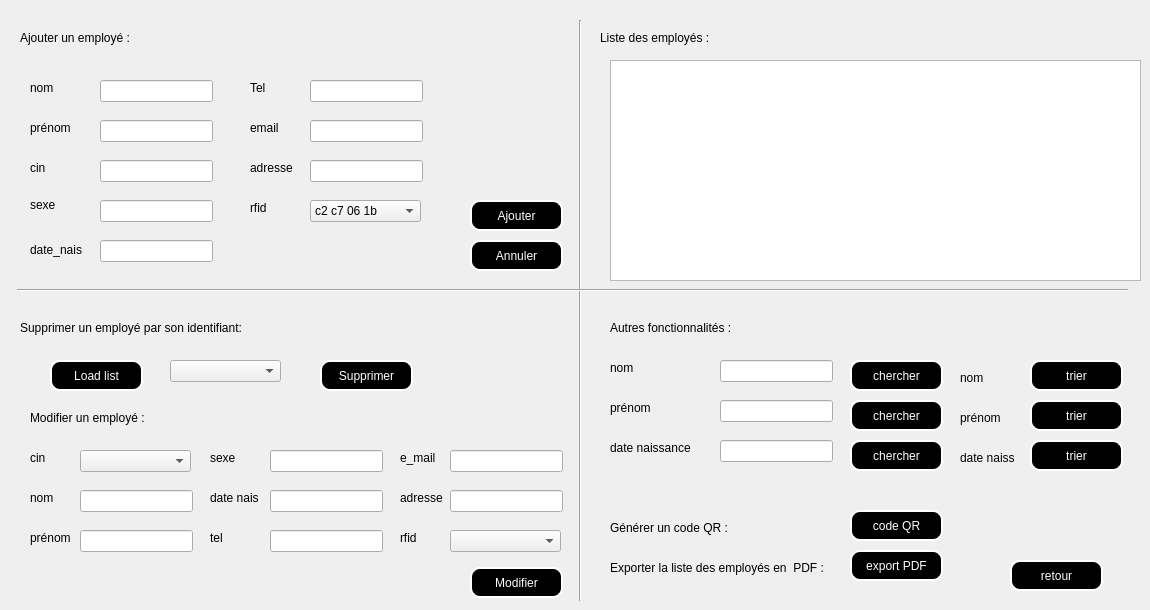
      <widget class="QWidget" name="tab_29">
       <attribute name="title">
        <string>Gérer un employé</string>
       </attribute>
       <widget class="QTableView" name="table_employes">
        <property name="geometry">
         <rect>
          <x>610</x>
          <y>60</y>
          <width>531</width>
          <height>221</height>
         </rect>
        </property>
       </widget>
       <widget class="QPushButton" name="PDF">
        <property name="geometry">
         <rect>
          <x>850</x>
          <y>550</y>
          <width>93</width>
          <height>31</height>
         </rect>
        </property>
        <property name="styleSheet">
         <string notr="true">background-color:black;
color:white;
border-style:outset;
border-width:2px;
border-radius:10px;
border-color:white;</string>
        </property>
        <property name="text">
         <string>export PDF</string>
        </property>
       </widget>
       <widget class="QPushButton" name="pushButton_28">
        <property name="geometry">
         <rect>
          <x>850</x>
          <y>510</y>
          <width>93</width>
          <height>31</height>
         </rect>
        </property>
        <property name="styleSheet">
         <string notr="true">background-color:black;
color:white;
border-style:outset;
border-width:2px;
border-radius:10px;
border-color:white;</string>
        </property>
        <property name="text">
         <string>code QR</string>
        </property>
       </widget>
       <widget class="QLabel" name="label_143">
        <property name="geometry">
         <rect>
          <x>610</x>
          <y>360</y>
          <width>56</width>
          <height>16</height>
         </rect>
        </property>
        <property name="styleSheet">
         <string notr="true">font: 75 10pt &quot;Adobe Caslon Pro Bold&quot;;</string>
        </property>
        <property name="text">
         <string>nom</string>
        </property>
       </widget>
       <widget class="QLabel" name="label_144">
        <property name="geometry">
         <rect>
          <x>610</x>
          <y>400</y>
          <width>56</width>
          <height>16</height>
         </rect>
        </property>
        <property name="styleSheet">
         <string notr="true">font: 75 10pt &quot;Adobe Caslon Pro Bold&quot;;</string>
        </property>
        <property name="text">
         <string>prénom</string>
        </property>
       </widget>
       <widget class="QLabel" name="label_145">
        <property name="geometry">
         <rect>
          <x>610</x>
          <y>440</y>
          <width>101</width>
          <height>16</height>
         </rect>
        </property>
        <property name="styleSheet">
         <string notr="true">font: 75 10pt &quot;Adobe Caslon Pro Bold&quot;;</string>
        </property>
        <property name="text">
         <string>date naissance</string>
        </property>
       </widget>
       <widget class="QLineEdit" name="le_chercherr">
        <property name="geometry">
         <rect>
          <x>720</x>
          <y>360</y>
          <width>113</width>
          <height>22</height>
         </rect>
        </property>
       </widget>
       <widget class="QLineEdit" name="le_chercherr1">
        <property name="geometry">
         <rect>
          <x>720</x>
          <y>400</y>
          <width>113</width>
          <height>22</height>
         </rect>
        </property>
       </widget>
       <widget class="QLineEdit" name="le_chercherr2">
        <property name="geometry">
         <rect>
          <x>720</x>
          <y>440</y>
          <width>113</width>
          <height>22</height>
         </rect>
        </property>
       </widget>
       <widget class="QPushButton" name="pb_chercherr">
        <property name="geometry">
         <rect>
          <x>850</x>
          <y>360</y>
          <width>93</width>
          <height>31</height>
         </rect>
        </property>
        <property name="styleSheet">
         <string notr="true">background-color:black;
color:white;
border-style:outset;
border-width:2px;
border-radius:10px;
border-color:white;</string>
        </property>
        <property name="text">
         <string>chercher</string>
        </property>
       </widget>
       <widget class="QPushButton" name="pb_chercherr_2">
        <property name="geometry">
         <rect>
          <x>850</x>
          <y>440</y>
          <width>93</width>
          <height>31</height>
         </rect>
        </property>
        <property name="styleSheet">
         <string notr="true">background-color:black;
color:white;
border-style:outset;
border-width:2px;
border-radius:10px;
border-color:white;</string>
        </property>
        <property name="text">
         <string>chercher</string>
        </property>
       </widget>
       <widget class="QPushButton" name="pb_chercherr_1">
        <property name="geometry">
         <rect>
          <x>850</x>
          <y>400</y>
          <width>93</width>
          <height>31</height>
         </rect>
        </property>
        <property name="styleSheet">
         <string notr="true">background-color:black;
color:white;
border-style:outset;
border-width:2px;
border-radius:10px;
border-color:white;</string>
        </property>
        <property name="text">
         <string>chercher</string>
        </property>
       </widget>
       <widget class="QPushButton" name="pb_trierr">
        <property name="geometry">
         <rect>
          <x>1030</x>
          <y>360</y>
          <width>93</width>
          <height>31</height>
         </rect>
        </property>
        <property name="styleSheet">
         <string notr="true">background-color:black;
color:white;
border-style:outset;
border-width:2px;
border-radius:10px;
border-color:white;</string>
        </property>
        <property name="text">
         <string>trier</string>
        </property>
       </widget>
       <widget class="QPushButton" name="pb_trierr_1">
        <property name="geometry">
         <rect>
          <x>1030</x>
          <y>400</y>
          <width>93</width>
          <height>31</height>
         </rect>
        </property>
        <property name="styleSheet">
         <string notr="true">background-color:black;
color:white;
border-style:outset;
border-width:2px;
border-radius:10px;
border-color:white;</string>
        </property>
        <property name="text">
         <string>trier</string>
        </property>
       </widget>
       <widget class="QPushButton" name="pb_trierr_2">
        <property name="geometry">
         <rect>
          <x>1030</x>
          <y>440</y>
          <width>93</width>
          <height>31</height>
         </rect>
        </property>
        <property name="styleSheet">
         <string notr="true">background-color:black;
color:white;
border-style:outset;
border-width:2px;
border-radius:10px;
border-color:white;</string>
        </property>
        <property name="text">
         <string>trier</string>
        </property>
       </widget>
       <widget class="QLabel" name="label_146">
        <property name="geometry">
         <rect>
          <x>960</x>
          <y>370</y>
          <width>56</width>
          <height>16</height>
         </rect>
        </property>
        <property name="styleSheet">
         <string notr="true">font: 75 10pt &quot;Adobe Caslon Pro Bold&quot;;</string>
        </property>
        <property name="text">
         <string>nom</string>
        </property>
       </widget>
       <widget class="QLabel" name="label_147">
        <property name="geometry">
         <rect>
          <x>960</x>
          <y>410</y>
          <width>56</width>
          <height>16</height>
         </rect>
        </property>
        <property name="styleSheet">
         <string notr="true">font: 75 10pt &quot;Adobe Caslon Pro Bold&quot;;nn</string>
        </property>
        <property name="text">
         <string>prénom</string>
        </property>
       </widget>
       <widget class="QLabel" name="label_148">
        <property name="geometry">
         <rect>
          <x>960</x>
          <y>450</y>
          <width>71</width>
          <height>16</height>
         </rect>
        </property>
        <property name="styleSheet">
         <string notr="true">font: 75 10pt &quot;Adobe Caslon Pro Bold&quot;;</string>
        </property>
        <property name="text">
         <string>date naiss</string>
        </property>
       </widget>
       <widget class="QLineEdit" name="prenom_modif">
        <property name="geometry">
         <rect>
          <x>80</x>
          <y>530</y>
          <width>113</width>
          <height>22</height>
         </rect>
        </property>
       </widget>
       <widget class="QLineEdit" name="nom_modif">
        <property name="geometry">
         <rect>
          <x>80</x>
          <y>490</y>
          <width>113</width>
          <height>22</height>
         </rect>
        </property>
       </widget>
       <widget class="QLabel" name="label_149">
        <property name="geometry">
         <rect>
          <x>30</x>
          <y>490</y>
          <width>56</width>
          <height>16</height>
         </rect>
        </property>
        <property name="styleSheet">
         <string notr="true">font: 75 10pt &quot;Adobe Caslon Pro Bold&quot;;</string>
        </property>
        <property name="text">
         <string>nom</string>
        </property>
       </widget>
       <widget class="QLabel" name="label_150">
        <property name="geometry">
         <rect>
          <x>30</x>
          <y>530</y>
          <width>56</width>
          <height>16</height>
         </rect>
        </property>
        <property name="styleSheet">
         <string notr="true">font: 75 10pt &quot;Adobe Caslon Pro Bold&quot;;</string>
        </property>
        <property name="text">
         <string>prénom</string>
        </property>
       </widget>
       <widget class="QLineEdit" name="tel_modif">
        <property name="geometry">
         <rect>
          <x>270</x>
          <y>530</y>
          <width>113</width>
          <height>22</height>
         </rect>
        </property>
       </widget>
       <widget class="QLineEdit" name="date_modif">
        <property name="geometry">
         <rect>
          <x>270</x>
          <y>490</y>
          <width>113</width>
          <height>22</height>
         </rect>
        </property>
       </widget>
       <widget class="QLabel" name="label_151">
        <property name="geometry">
         <rect>
          <x>210</x>
          <y>530</y>
          <width>56</width>
          <height>16</height>
         </rect>
        </property>
        <property name="styleSheet">
         <string notr="true">font: 75 10pt &quot;Adobe Caslon Pro Bold&quot;;</string>
        </property>
        <property name="text">
         <string>tel</string>
        </property>
       </widget>
       <widget class="QLabel" name="label_152">
        <property name="geometry">
         <rect>
          <x>210</x>
          <y>490</y>
          <width>56</width>
          <height>16</height>
         </rect>
        </property>
        <property name="styleSheet">
         <string notr="true">font: 75 10pt &quot;Adobe Caslon Pro Bold&quot;;</string>
        </property>
        <property name="text">
         <string>date nais</string>
        </property>
       </widget>
       <widget class="QLineEdit" name="sexe_modif">
        <property name="geometry">
         <rect>
          <x>270</x>
          <y>450</y>
          <width>113</width>
          <height>22</height>
         </rect>
        </property>
       </widget>
       <widget class="QLabel" name="label_153">
        <property name="geometry">
         <rect>
          <x>210</x>
          <y>450</y>
          <width>56</width>
          <height>16</height>
         </rect>
        </property>
        <property name="styleSheet">
         <string notr="true">font: 75 10pt &quot;Adobe Caslon Pro Bold&quot;;</string>
        </property>
        <property name="text">
         <string>sexe</string>
        </property>
       </widget>
       <widget class="QLineEdit" name="adresse_modif">
        <property name="geometry">
         <rect>
          <x>450</x>
          <y>490</y>
          <width>113</width>
          <height>22</height>
         </rect>
        </property>
       </widget>
       <widget class="QLabel" name="label_154">
        <property name="geometry">
         <rect>
          <x>400</x>
          <y>450</y>
          <width>56</width>
          <height>16</height>
         </rect>
        </property>
        <property name="styleSheet">
         <string notr="true">font: 75 10pt &quot;Adobe Caslon Pro Bold&quot;;</string>
        </property>
        <property name="text">
         <string>e_mail</string>
        </property>
       </widget>
       <widget class="QLabel" name="label_155">
        <property name="geometry">
         <rect>
          <x>400</x>
          <y>490</y>
          <width>56</width>
          <height>16</height>
         </rect>
        </property>
        <property name="styleSheet">
         <string notr="true">font: 75 10pt &quot;Adobe Caslon Pro Bold&quot;;</string>
        </property>
        <property name="text">
         <string>adresse</string>
        </property>
       </widget>
       <widget class="QLineEdit" name="email_modif">
        <property name="geometry">
         <rect>
          <x>450</x>
          <y>450</y>
          <width>113</width>
          <height>22</height>
         </rect>
        </property>
       </widget>
       <widget class="QPushButton" name="ModifierBouton_5">
        <property name="geometry">
         <rect>
          <x>470</x>
          <y>567</y>
          <width>93</width>
          <height>31</height>
         </rect>
        </property>
        <property name="styleSheet">
         <string notr="true">background-color:black;
color:white;
border-style:outset;
border-width:2px;
border-radius:10px;
border-color:white;</string>
        </property>
        <property name="text">
         <string>Modifier</string>
        </property>
       </widget>
       <widget class="QComboBox" name="comboBoxModif">
        <property name="geometry">
         <rect>
          <x>80</x>
          <y>450</y>
          <width>111</width>
          <height>22</height>
         </rect>
        </property>
       </widget>
       <widget class="QLabel" name="label_156">
        <property name="geometry">
         <rect>
          <x>30</x>
          <y>450</y>
          <width>56</width>
          <height>16</height>
         </rect>
        </property>
        <property name="styleSheet">
         <string notr="true">font: 75 10pt &quot;Adobe Caslon Pro Bold&quot;;</string>
        </property>
        <property name="text">
         <string>cin </string>
        </property>
       </widget>
       <widget class="QLabel" name="label_11">
        <property name="geometry">
         <rect>
          <x>950</x>
          <y>470</y>
          <width>151</width>
          <height>121</height>
         </rect>
        </property>
        <property name="text">
         <string/>
        </property>
       </widget>
       <widget class="QComboBox" name="new_rfid">
        <property name="geometry">
         <rect>
          <x>450</x>
          <y>530</y>
          <width>111</width>
          <height>22</height>
         </rect>
        </property>
       </widget>
       <widget class="QLabel" name="label_158">
        <property name="geometry">
         <rect>
          <x>400</x>
          <y>530</y>
          <width>56</width>
          <height>16</height>
         </rect>
        </property>
        <property name="styleSheet">
         <string notr="true">font: 75 10pt &quot;Adobe Caslon Pro Bold&quot;;</string>
        </property>
        <property name="text">
         <string>rfid</string>
        </property>
       </widget>
       <widget class="Line" name="line_9">
        <property name="geometry">
         <rect>
          <x>570</x>
          <y>20</y>
          <width>21</width>
          <height>581</height>
         </rect>
        </property>
        <property name="orientation">
         <enum>Qt::Vertical</enum>
        </property>
       </widget>
       <widget class="Line" name="line_10">
        <property name="geometry">
         <rect>
          <x>17</x>
          <y>280</y>
          <width>1111</width>
          <height>20</height>
         </rect>
        </property>
        <property name="orientation">
         <enum>Qt::Horizontal</enum>
        </property>
       </widget>
       <widget class="QPushButton" name="load_list">
        <property name="geometry">
         <rect>
          <x>50</x>
          <y>360</y>
          <width>93</width>
          <height>31</height>
         </rect>
        </property>
        <property name="styleSheet">
         <string notr="true">background-color:black;
color:white;
border-style:outset;
border-width:2px;
border-radius:10px;
border-color:white;</string>
        </property>
        <property name="text">
         <string>Load list</string>
        </property>
       </widget>
       <widget class="QComboBox" name="del_idS">
        <property name="geometry">
         <rect>
          <x>170</x>
          <y>360</y>
          <width>111</width>
          <height>22</height>
         </rect>
        </property>
       </widget>
       <widget class="QPushButton" name="supprimerE">
        <property name="geometry">
         <rect>
          <x>320</x>
          <y>360</y>
          <width>93</width>
          <height>31</height>
         </rect>
        </property>
        <property name="styleSheet">
         <string notr="true">background-color:black;
color:white;
border-style:outset;
border-width:2px;
border-radius:10px;
border-color:white;</string>
        </property>
        <property name="text">
         <string>Supprimer</string>
        </property>
       </widget>
       <widget class="QLabel" name="label_159">
        <property name="geometry">
         <rect>
          <x>20</x>
          <y>320</y>
          <width>401</width>
          <height>16</height>
         </rect>
        </property>
        <property name="styleSheet">
         <string notr="true">font: 75 13pt &quot;Adobe Caslon Pro Bold&quot;;</string>
        </property>
        <property name="text">
         <string>Supprimer un employé par son identifiant:</string>
        </property>
       </widget>
       <widget class="QLabel" name="label_160">
        <property name="geometry">
         <rect>
          <x>30</x>
          <y>410</y>
          <width>241</width>
          <height>16</height>
         </rect>
        </property>
        <property name="styleSheet">
         <string notr="true">font: 75 13pt &quot;Adobe Caslon Pro Bold&quot;;</string>
        </property>
        <property name="text">
         <string>Modifier un employé :</string>
        </property>
       </widget>
       <widget class="QLabel" name="label_100">
        <property name="geometry">
         <rect>
          <x>610</x>
          <y>520</y>
          <width>231</width>
          <height>16</height>
         </rect>
        </property>
        <property name="styleSheet">
         <string notr="true">font: 75 10pt &quot;Adobe Caslon Pro Bold&quot;;</string>
        </property>
        <property name="text">
         <string>Générer un code QR :</string>
        </property>
       </widget>
       <widget class="QLabel" name="label_162">
        <property name="geometry">
         <rect>
          <x>610</x>
          <y>560</y>
          <width>241</width>
          <height>16</height>
         </rect>
        </property>
        <property name="styleSheet">
         <string notr="true">font: 75 10pt &quot;Adobe Caslon Pro Bold&quot;;</string>
        </property>
        <property name="text">
         <string>Exporter la liste des employés en  PDF :</string>
        </property>
       </widget>
       <widget class="QLineEdit" name="le_nom">
        <property name="geometry">
         <rect>
          <x>100</x>
          <y>80</y>
          <width>113</width>
          <height>22</height>
         </rect>
        </property>
       </widget>
       <widget class="QLineEdit" name="le_prenom">
        <property name="geometry">
         <rect>
          <x>100</x>
          <y>120</y>
          <width>113</width>
          <height>22</height>
         </rect>
        </property>
       </widget>
       <widget class="QLineEdit" name="le_id">
        <property name="geometry">
         <rect>
          <x>100</x>
          <y>160</y>
          <width>113</width>
          <height>22</height>
         </rect>
        </property>
       </widget>
       <widget class="QLineEdit" name="le_sexe">
        <property name="geometry">
         <rect>
          <x>100</x>
          <y>200</y>
          <width>113</width>
          <height>22</height>
         </rect>
        </property>
       </widget>
       <widget class="QLineEdit" name="le_date">
        <property name="geometry">
         <rect>
          <x>100</x>
          <y>240</y>
          <width>113</width>
          <height>22</height>
         </rect>
        </property>
       </widget>
       <widget class="QLineEdit" name="le_tel">
        <property name="geometry">
         <rect>
          <x>310</x>
          <y>80</y>
          <width>113</width>
          <height>22</height>
         </rect>
        </property>
       </widget>
       <widget class="QLineEdit" name="le_email">
        <property name="geometry">
         <rect>
          <x>310</x>
          <y>120</y>
          <width>113</width>
          <height>22</height>
         </rect>
        </property>
       </widget>
       <widget class="QLineEdit" name="le_adresse">
        <property name="geometry">
         <rect>
          <x>310</x>
          <y>160</y>
          <width>113</width>
          <height>22</height>
         </rect>
        </property>
       </widget>
       <widget class="QComboBox" name="rfid">
        <property name="geometry">
         <rect>
          <x>310</x>
          <y>200</y>
          <width>111</width>
          <height>22</height>
         </rect>
        </property>
        <item>
         <property name="text">
          <string>c2 c7 06 1b</string>
         </property>
        </item>
       </widget>
       <widget class="QLabel" name="label_163">
        <property name="geometry">
         <rect>
          <x>20</x>
          <y>30</y>
          <width>241</width>
          <height>16</height>
         </rect>
        </property>
        <property name="styleSheet">
         <string notr="true">font: 75 13pt &quot;Adobe Caslon Pro Bold&quot;;</string>
        </property>
        <property name="text">
         <string>Ajouter un employé :</string>
        </property>
       </widget>
       <widget class="QPushButton" name="ajouter">
        <property name="geometry">
         <rect>
          <x>470</x>
          <y>200</y>
          <width>93</width>
          <height>31</height>
         </rect>
        </property>
        <property name="styleSheet">
         <string notr="true">background-color:black;
color:white;
border-style:outset;
border-width:2px;
border-radius:10px;
border-color:white;</string>
        </property>
        <property name="text">
         <string>Ajouter</string>
        </property>
       </widget>
       <widget class="QPushButton" name="pushButton_10">
        <property name="geometry">
         <rect>
          <x>470</x>
          <y>240</y>
          <width>93</width>
          <height>31</height>
         </rect>
        </property>
        <property name="styleSheet">
         <string notr="true">background-color:black;
color:white;
border-style:outset;
border-width:2px;
border-radius:10px;
border-color:white;</string>
        </property>
        <property name="text">
         <string>Annuler</string>
        </property>
       </widget>
       <widget class="QLabel" name="label_164">
        <property name="geometry">
         <rect>
          <x>30</x>
          <y>80</y>
          <width>56</width>
          <height>16</height>
         </rect>
        </property>
        <property name="styleSheet">
         <string notr="true">font: 75 10pt &quot;Adobe Caslon Pro Bold&quot;;</string>
        </property>
        <property name="text">
         <string>nom</string>
        </property>
       </widget>
       <widget class="QLabel" name="label_165">
        <property name="geometry">
         <rect>
          <x>30</x>
          <y>120</y>
          <width>56</width>
          <height>16</height>
         </rect>
        </property>
        <property name="styleSheet">
         <string notr="true">font: 75 10pt &quot;Adobe Caslon Pro Bold&quot;;</string>
        </property>
        <property name="text">
         <string>prénom</string>
        </property>
       </widget>
       <widget class="QLabel" name="label_166">
        <property name="geometry">
         <rect>
          <x>30</x>
          <y>160</y>
          <width>56</width>
          <height>16</height>
         </rect>
        </property>
        <property name="styleSheet">
         <string notr="true">font: 75 10pt &quot;Adobe Caslon Pro Bold&quot;;</string>
        </property>
        <property name="text">
         <string>cin</string>
        </property>
       </widget>
       <widget class="QLabel" name="label_167">
        <property name="geometry">
         <rect>
          <x>30</x>
          <y>200</y>
          <width>56</width>
          <height>10</height>
         </rect>
        </property>
        <property name="styleSheet">
         <string notr="true">font: 75 10pt &quot;Adobe Caslon Pro Bold&quot;;</string>
        </property>
        <property name="text">
         <string>sexe</string>
        </property>
       </widget>
       <widget class="QLabel" name="label_168">
        <property name="geometry">
         <rect>
          <x>30</x>
          <y>240</y>
          <width>61</width>
          <height>20</height>
         </rect>
        </property>
        <property name="styleSheet">
         <string notr="true">font: 75 10pt &quot;Adobe Caslon Pro Bold&quot;;</string>
        </property>
        <property name="text">
         <string>date_nais</string>
        </property>
       </widget>
       <widget class="QLabel" name="label_169">
        <property name="geometry">
         <rect>
          <x>250</x>
          <y>80</y>
          <width>56</width>
          <height>16</height>
         </rect>
        </property>
        <property name="styleSheet">
         <string notr="true">font: 75 10pt &quot;Adobe Caslon Pro Bold&quot;;</string>
        </property>
        <property name="text">
         <string>Tel</string>
        </property>
       </widget>
       <widget class="QLabel" name="label_170">
        <property name="geometry">
         <rect>
          <x>250</x>
          <y>120</y>
          <width>56</width>
          <height>16</height>
         </rect>
        </property>
        <property name="styleSheet">
         <string notr="true">font: 75 10pt &quot;Adobe Caslon Pro Bold&quot;;</string>
        </property>
        <property name="text">
         <string>email</string>
        </property>
       </widget>
       <widget class="QLabel" name="label_171">
        <property name="geometry">
         <rect>
          <x>250</x>
          <y>160</y>
          <width>56</width>
          <height>16</height>
         </rect>
        </property>
        <property name="styleSheet">
         <string notr="true">font: 75 10pt &quot;Adobe Caslon Pro Bold&quot;;</string>
        </property>
        <property name="text">
         <string>adresse</string>
        </property>
       </widget>
       <widget class="QLabel" name="label_172">
        <property name="geometry">
         <rect>
          <x>250</x>
          <y>200</y>
          <width>56</width>
          <height>16</height>
         </rect>
        </property>
        <property name="styleSheet">
         <string notr="true">font: 75 10pt &quot;Adobe Caslon Pro Bold&quot;;</string>
        </property>
        <property name="text">
         <string>rfid</string>
        </property>
       </widget>
       <widget class="QLabel" name="label_173">
        <property name="geometry">
         <rect>
          <x>600</x>
          <y>30</y>
          <width>241</width>
          <height>16</height>
         </rect>
        </property>
        <property name="styleSheet">
         <string notr="true">font: 75 13pt &quot;Adobe Caslon Pro Bold&quot;;</string>
        </property>
        <property name="text">
         <string>Liste des employés :</string>
        </property>
       </widget>
       <widget class="QLabel" name="label_174">
        <property name="geometry">
         <rect>
          <x>610</x>
          <y>320</y>
          <width>241</width>
          <height>16</height>
         </rect>
        </property>
        <property name="styleSheet">
         <string notr="true">font: 75 13pt &quot;Adobe Caslon Pro Bold&quot;;</string>
        </property>
        <property name="text">
         <string>Autres fonctionnalités :</string>
        </property>
       </widget>
       <widget class="QPushButton" name="ajouter_3">
        <property name="geometry">
         <rect>
          <x>1010</x>
          <y>560</y>
          <width>93</width>
          <height>31</height>
         </rect>
        </property>
        <property name="styleSheet">
         <string notr="true">background-color:black;
color:white;
border-style:outset;
border-width:2px;
border-radius:10px;
border-color:white;</string>
        </property>
        <property name="text">
         <string>retour</string>
        </property>
       </widget>
      </widget>
